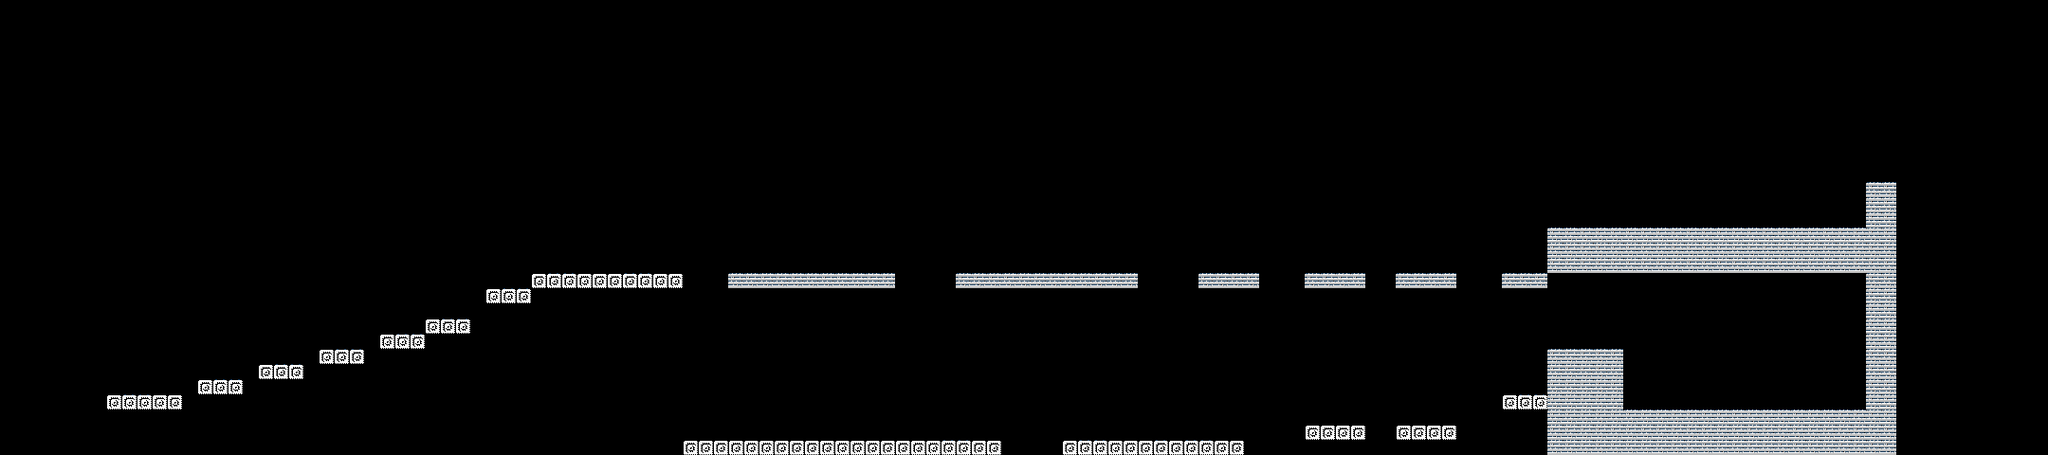

Below is a game level as drawn by its tile map, then a one-line description and the .tmx that defines it (tile-layer data replaced by summaries):
An orthogonal 135x30 tile map with 16x16 px tiles, 2 tile layers (background, graphic layer) and 31 objects.

<map version="1.5" tiledversion="1.7.2" orientation="orthogonal" renderorder="right-down" width="135" height="30" tilewidth="16" tileheight="16" infinite="0" nextlayerid="14" nextobjectid="194">
 <editorsettings>
  <export format="tmx" />
 </editorsettings>
 <tileset firstgid="1" source="ConjuntoPatrones4.tsx" />
 <layer id="1" name="background" width="135" height="30">
  <data>[4050 cells, 4050 non-empty, 1 distinct tile ids]</data>
 </layer>
 <layer id="2" name="graphic layer" width="135" height="30">
  <data>[4050 cells, 297 non-empty, 27 distinct tile ids]</data>
 </layer>
 <objectgroup id="3" name="ground">
  <object id="49" x="717.833" y="462.833" width="334.931" height="17" />
  <object id="55" x="111.875" y="418" width="79.875" height="15.625" />
  <object id="56" x="203" y="399.125" width="56.375" height="15.25" />
  <object id="61" x="562" y="289.25" width="159.716" height="17.25" />
  <object id="63" x="767.75" y="290.375" width="174" height="15.0625" />
  <object id="64" x="1121.81" y="462.25" width="187" height="15.4375" />
  <object id="66" x="1007.94" y="290.188" width="191.625" height="17.25" />
  <object id="73" x="1632.05" y="238.227" width="335.425" height="52.9433" />
  <object id="76" x="1712" y="432.5" width="256" height="47" />
  <object id="140" x="0" y="435.273" visible="0">
   <polyline points="0,0 -0.0909091,-0.727273 0,-54.1818 -0.0909091,-435.182" />
  </object>
  <object id="155" x="-2.5" y="0" width="2.375" height="479.875" />
  <object id="165" x="1263.25" y="289.5" width="64" height="16" />
  <object id="166" x="1375.5" y="289" width="63.25" height="16" />
  <object id="170" x="1474.25" y="289" width="63.25" height="16" />
  <object id="171" x="1581" y="288" width="48" height="15.75" />
  <object id="78" x="1629.44" y="367.127" width="78.997" height="109.43" />
  <object id="80" x="1968.33" y="192.862" width="33.3333" height="287.138" />
  <object id="183" x="266.813" y="384.375" width="56.375" height="15.25" />
  <object id="184" x="330.813" y="367.375" width="56.375" height="15.25" />
  <object id="188" x="395.813" y="352.375" width="56.375" height="15.25" />
  <object id="189" x="444.813" y="334.375" width="56.375" height="15.25" />
  <object id="190" x="507.813" y="305.375" width="56.375" height="15.25" />
  <object id="191" x="1376.38" y="449" width="63.25" height="16" />
  <object id="192" x="1471.38" y="449" width="63.25" height="16" />
  <object id="193" x="1580" y="418.125" width="48" height="15.75" />
 </objectgroup>
 <objectgroup id="5" name="wall" />
 <objectgroup id="4" name="brick" />
 <objectgroup id="7" name="pipe" />
 <objectgroup id="8" name="Object Layer 5">
  <object id="180" x="844.333" y="274.667" />
  <object id="182" x="1103" y="274" />
 </objectgroup>
 <objectgroup id="9" name="Object Layer 6">
  <object id="161" x="1355.67" y="296.333" />
  <object id="162" x="1458.67" y="299" />
  <object id="163" x="1562" y="296.333" />
 </objectgroup>
 <objectgroup id="11" name="Object Layer 7">
  <object id="173" x="1938.5" y="416.75" />
 </objectgroup>
 <objectgroup id="13" name="Object Layer 8" />
</map>
